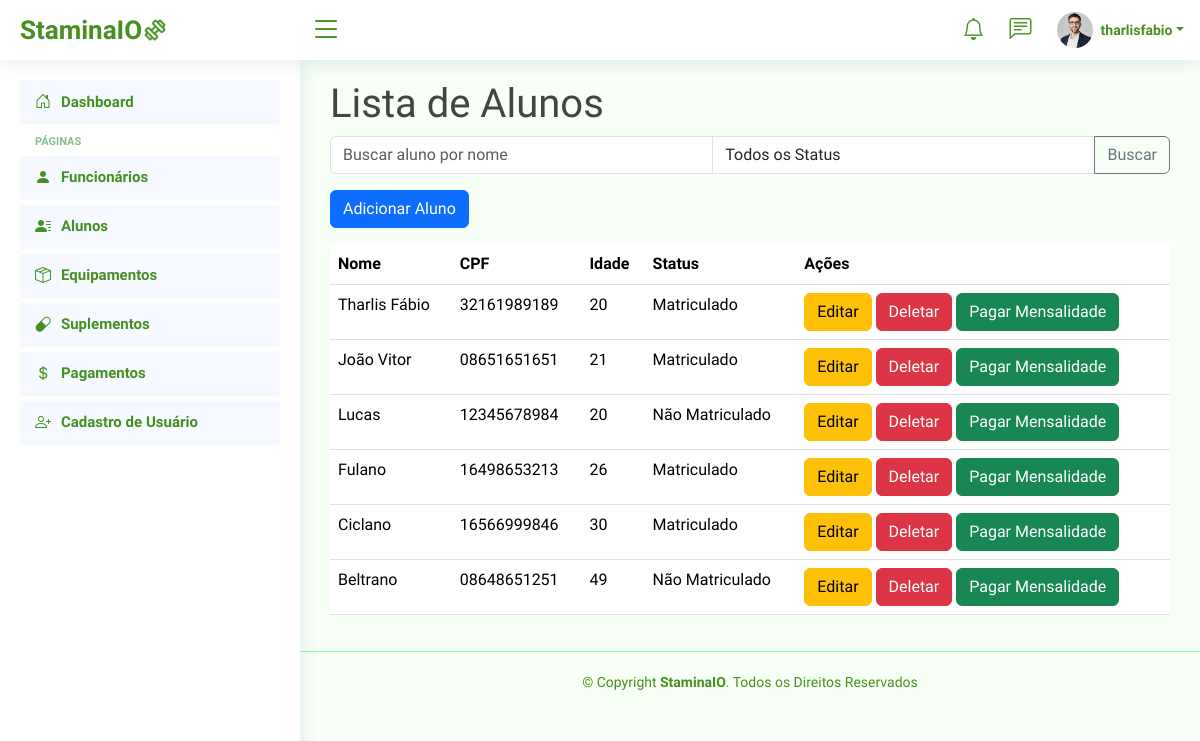
Page /dashboard/alunos/ (signed in) on the committed database.
### pessoa/models.py (models this page shows, shortened)
class Pessoa(models.Model):
    nome = models.CharField(max_length=100)
    cpf = models.CharField(max_length=11, unique=True)
    idade = models.IntegerField()
    class Meta:
        abstract = True

class Aluno(Pessoa):
    MATRICULADO = 'M'
    NAO_MATRICULADO = 'NM'
    STATUS_CHOICES = [
        (MATRICULADO, 'Matriculado'),
        (NAO_MATRICULADO, 'Não Matriculado'),
    ]
    peso = models.FloatField()
    endereco = models.CharField(max_length=255)
    status = models.CharField(max_length=2, choices=STATUS_CHOICES, default=MATRICULADO)
    telefone = models.CharField(max_length=15)
    altura = models.FloatField()

### pessoa/views.py (the view)
# urls.py: path('alunos/', listar_alunos, name='lista_alunos'),
@login_required
def listar_alunos(request):
    query = request.GET.get('q')
    status_filter = request.GET.get('status')
    alunos = Aluno.objects.all()
    if query:
        alunos = alunos.filter(nome__icontains=query)
    if status_filter:
        alunos = alunos.filter(status=status_filter)
    return render(request, 'pessoa/listar_alunos.html', {'alunos': alunos, 'status_filter': status_filter})

### templates/pessoa/listar_alunos.html (shortened to what this page needs)
{% extends '_base.html' %}
{% block content %}
    <h1>Lista de Alunos</h1>
    <form method="GET" action="{% url 'pessoa:listar_alunos' %}" class="mb-3">
        <div class="input-group">
            <input type="text" name="q" class="form-control" placeholder="Buscar aluno por nome" value="{{ request.GET.q }}">
            <select name="status" class="form-control">
                <option value="">Todos os Status</option>
            </select>
            <button type="submit" class="btn btn-outline-secondary">Buscar</button>
        </div>
    </form>
    <a href="{% url 'pessoa:adicionar_aluno' %}" class="btn btn-primary">Adicionar Aluno</a>
    <table class="table aluno-table mt-3">
        <thead>
            <tr>
                <th>Nome</th>
                <th>CPF</th>
                <th>Idade</th>
                <th>Status</th>
                <th>Ações</th>
            </tr>
        </thead>
        <tbody>
            {% for aluno in alunos %}
            <tr>
                <td>{{ aluno.nome }}</td>
                <td>{{ aluno.cpf }}</td>
                <td>{{ aluno.idade }}</td>
                <td>{{ aluno.get_status_display }}</td>
                <td>
                    <a href="{% url 'pessoa:editar_aluno' aluno.pk %}" class="btn btn-warning">Editar</a>
                    <a href="{% url 'pessoa:deletar_aluno' aluno.pk %}" class="btn btn-danger">Deletar</a>
                    <a href="{% url 'pessoa:pagar_mensalidade' aluno.pk %}" class="btn btn-success">Pagar Mensalidade</a>
                </td>
            </tr>
            {% empty %}
            <tr>
                <td colspan="5">Nenhum aluno encontrado.</td>
            </tr>
            {% endfor %}
        </tbody>
    </table>
{% endblock %}

### templates/_base.html (shortened to what this page needs)
{% load static %}
<!DOCTYPE html>
<html lang="pt-br">
<head>
  <link rel="stylesheet" href="https://cdnjs.cloudflare.com/ajax/libs/font-awesome/6.0.0-beta3/css/all.min.css">
  <link href="https://cdn.jsdelivr.net/npm/bootstrap-icons@1.10.0/font/bootstrap-icons.css" rel="stylesheet">
  <link href="{% static 'vendor/bootstrap/css/bootstrap.min.css' %}" rel="stylesheet">
  <link href="{% static 'vendor/bootstrap-icons/bootstrap-icons.css' %}" rel="stylesheet">
  <link href="{% static 'vendor/boxicons/css/boxicons.min.css' %}" rel="stylesheet">
  <link href="{% static 'vendor/quill/quill.snow.css' %}" rel="stylesheet">
  <link href="{% static 'vendor/quill/quill.bubble.css' %}" rel="stylesheet">
  <link href="{% static 'vendor/remixicon/remixicon.css' %}" rel="stylesheet">
  <link href="{% static 'vendor/simple-datatables/style.css' %}" rel="stylesheet">
  <link href="{% static 'css/style.css' %}" rel="stylesheet">
  <link href="{% static 'css/custom.css' %}" rel="stylesheet">
</head>
<body>
    <header id="header" class="header fixed-top d-flex align-items-center">
      <div class="d-flex align-items-center justify-content-between">
        <a href="/dashboard/" class="logo d-flex align-items-center">
            <span class="d-none d-lg-block">StaminaIO</span>
            <img src="{% static 'img/logo.png' %}" alt="" />
        </a>
        <i class="bi bi-list toggle-sidebar-btn"></i>
    </div>
      <nav class="header-nav ms-auto">
        <ul class="d-flex align-items-center">
          <li class="nav-item dropdown">
            <a class="nav-link nav-icon" href="#" data-bs-toggle="dropdown">
              <i class="bi bi-bell"></i>
            </a>
          </li>
          <li class="nav-item dropdown">
            <a class="nav-link nav-icon" href="#" data-bs-toggle="dropdown">
              <i class="bi bi-chat-left-text"></i>
            </a>
          </li>
          <li class="nav-item dropdown pe-3">
            <a class="nav-link nav-profile d-flex align-items-center pe-0" href="#" data-bs-toggle="dropdown">
              <img src="{% static 'img/profile-img.jpg' %}" alt="Profile" class="rounded-circle">
              <span class="d-none d-md-block dropdown-toggle ps-2">{{request.user.username}}</span>
            </a>
          </li>
        </ul>
      </nav>
    </header>
    {% include "_sidebar.html" %}
    <main id="main" class="main">
      {% block content %}
      {% endblock %}
    </main>
    <footer id="footer" class="footer">
      <div class="copyright">
        &copy; Copyright <strong><span>StaminaIO</span></strong>. Todos os Direitos Reservados
      </div>
    </footer>
  </body>
  </html>

### static/css/style.css (style rules this page uses)
:root { scroll-behavior: smooth; }
body { font-family: "Chakra Petch", sans-serif; background: #f7fff6; color: #444444; }
a { color: #459020; text-decoration: none; }
h1, h2, h3, h4, h5, h6 { font-family: "Chakra Petch", sans-serif; }
#main { margin-top: 60px; padding: 20px 30px; transition: all 0.3s; }
.logo { line-height: 1; }
@media (min-width: 1200px) { .logo { width: 280px; } }
.logo img { max-height: 26px; margin-right: 6px; }
.logo span { font-size: 26px; font-weight: 700; color: #459020; font-family: "Chakra Petch", sans-serif; }
.header { transition: all 0.5s; z-index: 997; height: 60px; box-shadow: 0px 2px 20px rgba(1, 41, 112, 0.1); background-color: #fff; padding-left: 20px; }
.header .toggle-sidebar-btn { font-size: 32px; padding-left: 10px; cursor: pointer; color: #459020; }
.header-nav ul { list-style: none; }
.header-nav>ul { margin: 0; padding: 0; }
.header-nav .nav-icon { font-size: 22px; color: #459020; margin-right: 25px; position: relative; }
.header-nav .nav-profile { color: #459020; }
.header-nav .nav-profile img { max-height: 36px; }
.header-nav .nav-profile span { font-size: 14px; font-weight: 600; }
@media (min-width: 1200px) { #main, #footer { margin-left: 300px; } }
.footer { padding: 20px 0; font-size: 14px; transition: all 0.3s; border-top: 1px solid #8aff9d; }
.footer .copyright { text-align: center; color: #459020; }

### rows in the picture
Aluno: nome "Tharlis Fábio", cpf "32161989189", idade "20", status "Matriculado"
Aluno: nome "João Vitor", cpf "08651651651", idade "21", status "Matriculado"
Aluno: nome "Lucas", cpf "12345678984", idade "20", status "Não Matriculado"
Aluno: nome "Fulano", cpf "16498653213", idade "26", status "Matriculado"
Aluno: nome "Ciclano", cpf "16566999846", idade "30", status "Matriculado"
Aluno: nome "Beltrano", cpf "08648651251", idade "49", status "Não Matriculado"

### other values in the picture
{{ request.user.username }} "tharlisfabio"
